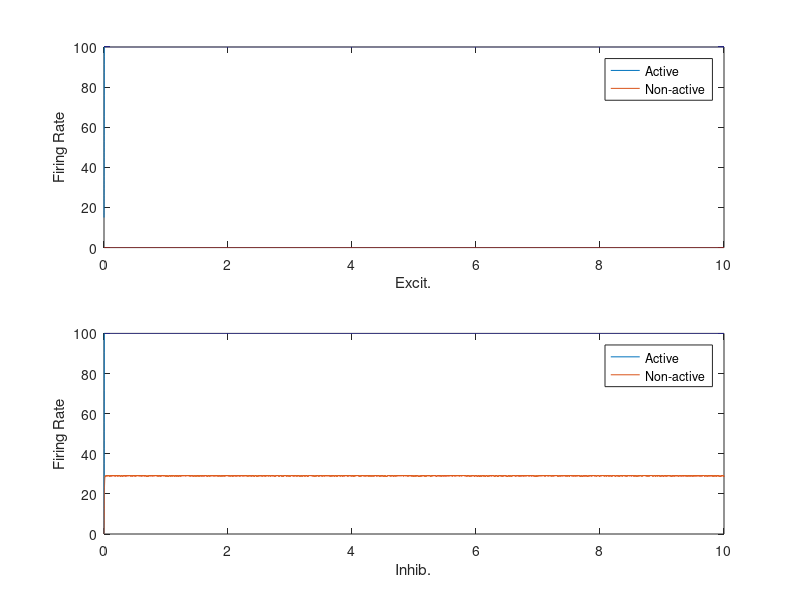

Here is the MATLAB script that generated this plot: (Note: this script raises an error after producing the figure.)
% Network with N total inhibition-stabilized excitatory-inhibitory units. 
% M of those pairs we attempt to make "active", and N-M pairs we try to 
% suppress.

%In particular, this simulation displays bistability within a single 
%unit given a quadratic firing rate equation for the inhibitory units

%No WEIX cross connection
%No WIEX cross connection
%nonlinear inhibitory unit Firing rate
%linear excitatory unit Firing rate

clear
N = 2;              %Total excitatory-inhibitory firing rate unit pairs
M = 1;              %Total number of active excitatory-inhibitory firing rate unit pairs           

dt = 0.0001;        %Time step for simulation
tmax = 10;          %Duration of simulation
t = 0:dt:tmax;      %Simulation time vector
Nt = length(t);

taue = 0.010;       %Time constant for excitatory cells
taui = 0.010;       %Time constant for Inhibitory cells

Wee0 = 8.5;         %Excit.-Excit. connection strength
Wie0 = -3;        %Inhib.-Excit. connection strength
Wei0 = 3.0;         %Excit-Excit connection strength
Weix = 0.5;           %Excit.-Inhibitory Cross connection strength
Wiex = 0;
Wii0 = -1;          %Inhib-Inhib connection strength
noise = 1;

%% Original values
% Wee0 = 1.5;         %Excit.-Excit. connection strength
% Wie0 = -0.4;        %Inhib.-Excit. connection strength
% Wei0 = 2.5;         %Excit-Excit connection strength
% Weix = 0.5;           %Excit.-Inhibitory Cross connection strength
% Wiex = 0;
% Wii0 = -1;  

I0e = 1;            %Excit. applied current
I0i = 17;           %Inhib. applied current

alpha_e = 1;        %Gain of excit. cells
alpha_i = 0.02;     %Gain of inhib. cells
rmax = 100;

%Connection Matricies
Wee = Wee0*eye(N);
Wie = (Wie0-Wiex)*eye(N) + Wiex*ones(N);
Wei = (Wei0-Weix)*eye(N) + Weix*ones(N);
Wii = Wii0*eye(N);

%Current Matricies
Ie = I0e*ones(N,1);
Ii = I0i*ones(N,1);

Wie_tilde = (-Wie0)/(1-Wii0);
I0i_tilde = I0i*Wie_tilde;
off_stable = Wee0 - 1 - Wie_tilde*(Wei0-Weix);
disp(off_stable)

%Rate Matricies
re = zeros(N,Nt);
ri = zeros(N,Nt);
re(1:M,1) = 15;
ri(1:M,1) = 0;

sigman = 0;
if noise
    sigman = 0.01/sqrt(dt);
end

%simulation
for i = 2:Nt
    Ie_tot = (Wee*re(:,i-1)+ Wie*ri(:,i-1) + Ie + sigman*randn(N,1));
    Ie_tot = max(Ie_tot,0);
    re(:,i) = re(:,i-1) + dt*(-eye(N)*re(:,i-1) + alpha_e*Ie_tot )/taue;
    Ii_tot = (Wei*re(:,i-1) + Wii*ri(:,i-1) + Ii + sigman*randn(N,1));
    Ii_tot = max(Ii_tot,0);
    ri(:,i) = ri(:,i-1) + dt*(-eye(N)*ri(:,i-1)+alpha_i*Ii_tot.^2 )/taui;
    
    re(:,i) = max(re(:,i),0);
    ri(:,i) = max(ri(:,i),0);
    re(:,i) = min(re(:,i),rmax);
    ri(:,i) = min(ri(:,i),rmax);

end

figure(1)
clf
subplot(2,1,1)
plot(t,re), legend("Active","Non-active"), xlabel("Excit."), ylabel("Firing Rate")
subplot(2,1,2)
plot(t,ri), legend("Active","Non-active"), xlabel("Inhib."), ylabel("Firing Rate")


% add all subfolders of current directory into matlab session search
current_path = pwd;
addpath(genpath(current_path))

disp(is_bistable(N, M, re(:,ceil(0.5/dt:end))))




